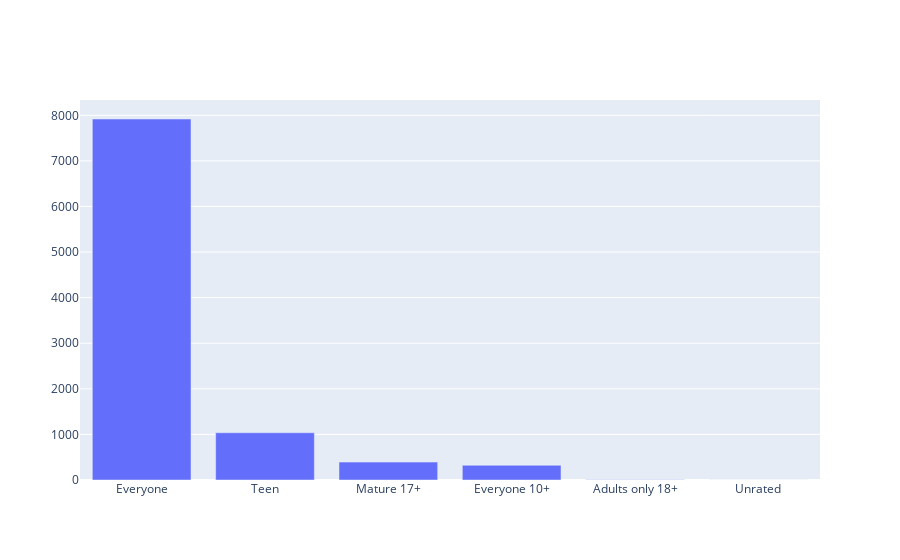

Notebook code cell kept with this figure:
### Code cell
import plotly
plotly.offline.init_notebook_mode(connected=True)
import plotly.graph_objs as go

# Print the total number of unique categories
num_options = len(apps["Content Rating"].unique())
print('Number of options = ', num_options)

# Count the number of apps in each 'Category' and sort them in descending order
num_apps_in_Content_Rating = apps["Content Rating"].value_counts().sort_values(ascending = False)

data = [go.Bar(
        x = num_apps_in_Content_Rating.index, # index = category name
        y = num_apps_in_Content_Rating.values, # value = count
)]

plotly.offline.iplot(data)

### Figure 1 — Plotly figure (JSON) as saved in the notebook; plotly's stock layout.template omitted (floating-point values rounded to 4 significant figures)
{"data": [{"type": "bar", "x": ["Everyone", "Teen", "Mature 17+", "Everyone 10+", "Adults only 18+", "Unrated"], "y": [7919, 1036, 393, 322, 3, 2]}], "layout": {"autosize": true, "xaxis": {"autorange": true, "range": [-0.5, 5.5], "type": "category"}, "yaxis": {"autorange": true, "range": [0, 8336.0], "type": "linear"}}}
